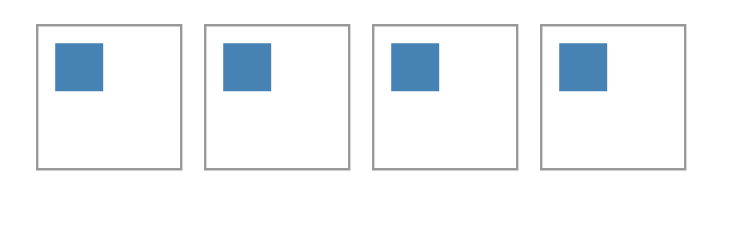

Vega-Lite specification stored for this chart:
### Vega specification from a JSON file in a GitHub repository (floating-point values rounded to 4 significant figures)
{"$schema": "https://vega.github.io/schema/vega/v6.json", "description": "Group items describe themselves like every other item: description, ariaRole and ariaRoleDescription from the encode set land on the item's own <g> (vega-scenegraph ariaItemAttributes), while the mark-level description stays on the container.", "width": 300, "height": 90, "padding": 5, "autosize": "none", "data": [{"name": "t", "values": [{"k": "a", "v": 10, "d": "first tile", "r": "img", "rd": "a picture"}, {"k": "b", "v": 80, "d": null, "r": null, "rd": ""}, {"k": "c", "v": 150, "d": "", "r": "", "rd": null}, {"k": "d", "v": 220, "d": 42, "r": "region", "rd": "a region"}]}], "marks": [{"type": "group", "from": {"data": "t"}, "description": "four tiles", "encode": {"update": {"x": {"field": "v"}, "y": {"value": 5}, "width": {"value": 60}, "height": {"value": 60}, "stroke": {"value": "#999"}, "description": {"field": "d"}, "ariaRole": {"field": "r"}, "ariaRoleDescription": {"field": "rd"}}}, "marks": [{"type": "rect", "encode": {"update": {"x": {"value": 8}, "y": {"value": 8}, "width": {"value": 20}, "height": {"value": 20}, "fill": {"value": "steelblue"}}}}]}]}
